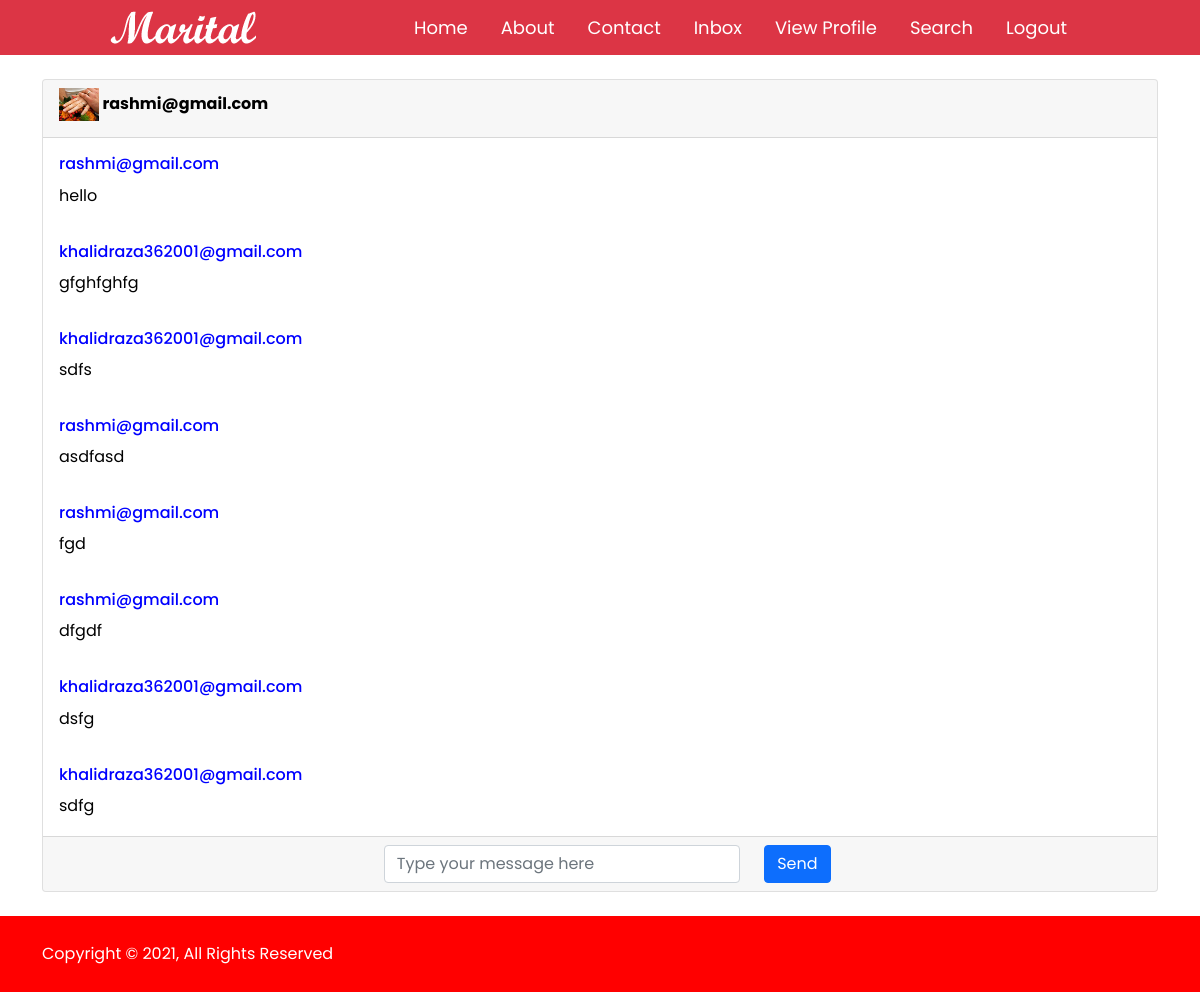
The app's page /chat/message.php?receiver=rashmi@gmail.com (signed in) with its own data.
### tables this page shows
CREATE TABLE `chat` (
  `id` int(255) NOT NULL,
  `sent_by` varchar(255) NOT NULL,
  `received_by` varchar(255) NOT NULL,
  `message` varchar(1000) NOT NULL,
  `createdAt` varchar(255) NOT NULL
);

### chat/message.php (the view, shortened to what this page needs)
<?php
if (!isset($_SESSION['loggedin']) || $_SESSION['loggedin'] != true) {
    header("location: login.php");
} else {
    $email = $_SESSION['email'];
}
$receiver = $_GET['receiver'];
?>
<!doctype html>
<html lang="en">
<head>
    <link href="https://cdn.jsdelivr.net/npm/bootstrap@5.0.2/dist/css/bootstrap.min.css" rel="stylesheet">
    <link rel="stylesheet" href="../css/style.css">
    <link rel="stylesheet" href="../btn.css">
    <link rel="stylesheet" href="../css/responsive.css">
    <link href="https://cdnjs.cloudflare.com/ajax/libs/font-awesome/5.15.4/css/all.min.css" rel="stylesheet">
    <link rel="stylesheet" href="/themify-icons/themify-icons.css">
</head>
<body style="display: flex; flex-direction:column; height:100vh;">
    <?php include './navigation.php'; ?>
    <div class="container mb-4">
        <div class="card mt-4">
            <div class="card-header">
                <h6><img src="../images/s2.jpg" alt="Profile image" width="40" /><strong> <?= $receiver ?></strong></h6>
            </div>
            <?php
            $getMessage = "SELECT * FROM chat WHERE sent_by = '$receiver' AND received_by = '$email' OR sent_by = '$email' AND received_by = '$receiver' ORDER BY createdAt asc";
            $getMessageStatus = mysqli_query($conn, $getMessage) or die(mysqli_error($conn));
            if (mysqli_num_rows($getMessageStatus) > 0) {
                while ($getMessageRow = mysqli_fetch_assoc($getMessageStatus)) {
            ?>
                    <div class="card-body ">
                        <h6 style="color: blue"><?= $getMessageRow['sent_by'] ?></h6>
                        <div class="message-box ml-4">
                            <p ><?= $getMessageRow['message'] ?></p>
                        </div>
                    </div>
                <?php
                }
            } else {
                ?>
                <div class="card-body">
                    <p class="text-muted">No messages yet! Say 'Hi'</p>
                </div>
            <?php
            }
            ?>
            <div class="card-footer  text-center">
                <form action="./send.php" method="POST" style="display: inline-block">
                    <div class="row">
                        <div class="col-md-10">
                            <div class="form-group">
                                <input type="text" name="message" id="message" class="form-control" placeholder="Type your message here" required />
                            </div>
                        </div>
                        <div class="col-md-2">
                            <button type="submit" class="btn btn-primary">Send</button>
                        </div>
                    </div>
                </form>
            </div>
        </div>
    </div>
    <?php include "./footer.php" ?>
</body>
</html>

### css/style.css (style rules this page uses)
* { padding: 0; margin: 0; box-sizing: border-box; }
body { font-family: "Poppins", sans-serif; font-size: 1rem; font-weight: 400; line-height: 1.75rem; background: white; color: black; scroll-behavior: smooth; height: 100%; }
p { margin: 0; padding: 0; }

### records on screen
chat: sent_by "rashmi@gmail.com", message "hello"
chat: sent_by "khalidraza362001@gmail.com", message "gfghfghfg"
chat: sent_by "khalidraza362001@gmail.com", message "sdfs"
chat: sent_by "rashmi@gmail.com", message "asdfasd"
chat: sent_by "rashmi@gmail.com", message "fgd"
chat: sent_by "rashmi@gmail.com", message "dfgdf"
chat: sent_by "khalidraza362001@gmail.com", message "dsfg"
chat: sent_by "khalidraza362001@gmail.com", message "sdfg"

### other values on screen
$receiver "rashmi@gmail.com"
